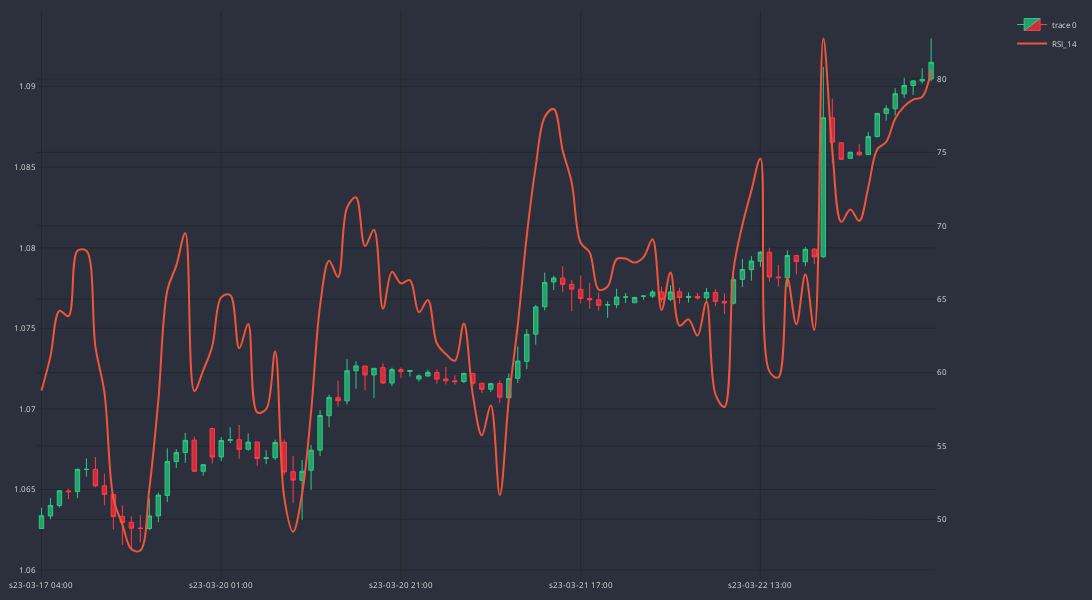

The notebook cell saved with this chart:
### Code cell
cp = CandlePlot(df_an.iloc[-100:], candles=True)
cp.show_plot(sec_traces=['RSI_14'])
